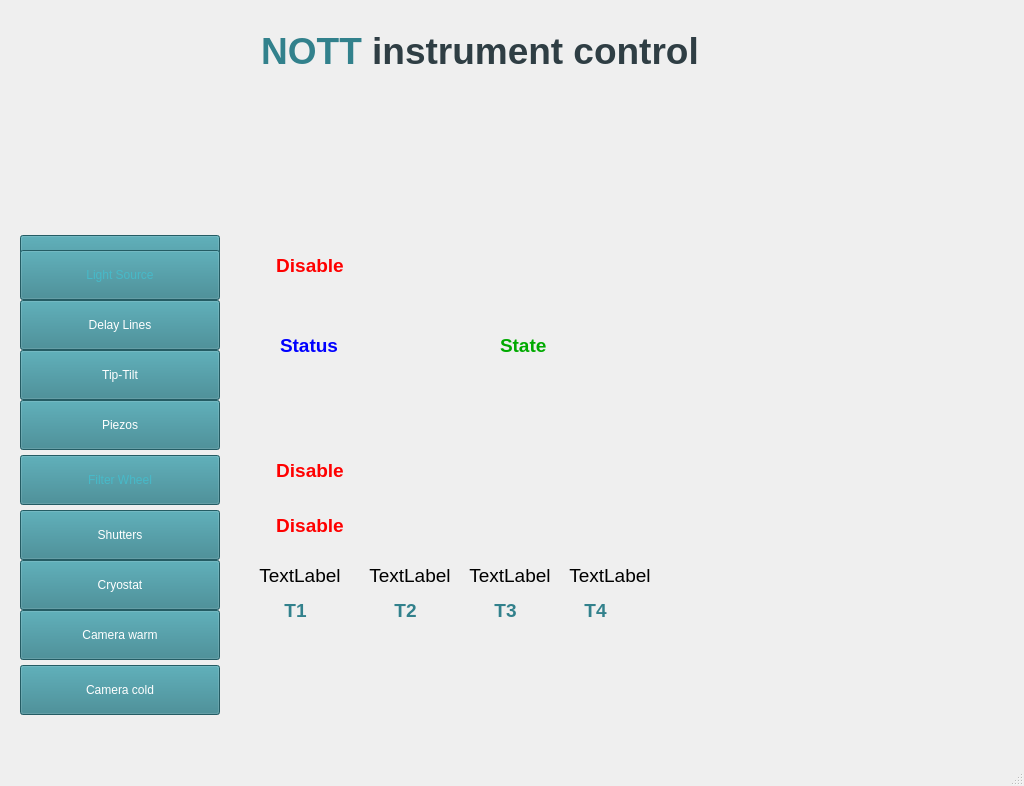
<?xml version="1.0" encoding="UTF-8"?>
<ui version="4.0">
 <class>MainWindow</class>
 <widget class="QMainWindow" name="MainWindow">
  <property name="geometry">
   <rect>
    <x>0</x>
    <y>0</y>
    <width>1024</width>
    <height>786</height>
   </rect>
  </property>
  <property name="windowTitle">
   <string>NOTT instrument control</string>
  </property>
  <widget class="QWidget" name="centralwidget">
   <widget class="QLabel" name="main_label_temp1">
    <property name="geometry">
     <rect>
      <x>250</x>
      <y>560</y>
      <width>100</width>
      <height>30</height>
     </rect>
    </property>
    <property name="font">
     <font>
      <family>Segoe UI</family>
      <pointsize>14</pointsize>
      <weight>50</weight>
      <italic>false</italic>
      <bold>false</bold>
     </font>
    </property>
    <property name="styleSheet">
     <string notr="true">font:  14pt &quot;Segoe UI&quot;;
color: rgb(0, 0, 0);
border-color: rgb(0, 0, 0);</string>
    </property>
    <property name="text">
     <string>TextLabel</string>
    </property>
    <property name="alignment">
     <set>Qt::AlignCenter</set>
    </property>
   </widget>
   <widget class="QPushButton" name="pushButton_piezos">
    <property name="geometry">
     <rect>
      <x>20</x>
      <y>400</y>
      <width>200</width>
      <height>50</height>
     </rect>
    </property>
    <property name="styleSheet">
     <string notr="true">background-color: rgb(50, 129, 140);
font: 700 14pt &quot;Segoe UI&quot;;
color: rgb(255, 255, 255);</string>
    </property>
    <property name="text">
     <string>Piezos</string>
    </property>
   </widget>
   <widget class="QPushButton" name="pushButton_filter_wheel">
    <property name="geometry">
     <rect>
      <x>20</x>
      <y>455</y>
      <width>200</width>
      <height>50</height>
     </rect>
    </property>
    <property name="styleSheet">
     <string notr="true">background-color: rgb(50, 129, 140);
font: 700 14pt &quot;Segoe UI&quot;;color: rgb(71, 185, 200);</string>
    </property>
    <property name="text">
     <string>Filter Wheel</string>
    </property>
   </widget>
   <widget class="QLabel" name="main_label_temp4">
    <property name="geometry">
     <rect>
      <x>560</x>
      <y>560</y>
      <width>100</width>
      <height>30</height>
     </rect>
    </property>
    <property name="font">
     <font>
      <family>Segoe UI</family>
      <pointsize>14</pointsize>
      <weight>50</weight>
      <italic>false</italic>
      <bold>false</bold>
     </font>
    </property>
    <property name="styleSheet">
     <string notr="true">font: 14pt &quot;Segoe UI&quot;;
color: rgb(0, 0, 0);
border-color: rgb(0, 0, 0);</string>
    </property>
    <property name="text">
     <string>TextLabel</string>
    </property>
    <property name="alignment">
     <set>Qt::AlignCenter</set>
    </property>
   </widget>
   <widget class="QLabel" name="label_dl_state">
    <property name="geometry">
     <rect>
      <x>500</x>
      <y>330</y>
      <width>191</width>
      <height>30</height>
     </rect>
    </property>
    <property name="font">
     <font>
      <family>Segoe UI</family>
      <pointsize>14</pointsize>
      <weight>87</weight>
      <italic>false</italic>
      <bold>true</bold>
     </font>
    </property>
    <property name="styleSheet">
     <string notr="true">font: 700 14pt &quot;Segoe UI&quot;;
color: rgb(0, 170, 0);</string>
    </property>
    <property name="text">
     <string>State</string>
    </property>
    <property name="alignment">
     <set>Qt::AlignLeading|Qt::AlignLeft|Qt::AlignVCenter</set>
    </property>
   </widget>
   <widget class="QLabel" name="label_10">
    <property name="geometry">
     <rect>
      <x>580</x>
      <y>600</y>
      <width>31</width>
      <height>20</height>
     </rect>
    </property>
    <property name="font">
     <font>
      <family>Segoe UI</family>
      <pointsize>14</pointsize>
      <weight>87</weight>
      <italic>false</italic>
      <bold>true</bold>
     </font>
    </property>
    <property name="styleSheet">
     <string notr="true">font: 700 14pt &quot;Segoe UI&quot;;
color: rgb(50, 129, 140);</string>
    </property>
    <property name="text">
     <string>T4</string>
    </property>
    <property name="alignment">
     <set>Qt::AlignCenter</set>
    </property>
   </widget>
   <widget class="QLabel" name="label">
    <property name="geometry">
     <rect>
      <x>10</x>
      <y>18</y>
      <width>240</width>
      <height>110</height>
     </rect>
    </property>
    <property name="text">
     <string/>
    </property>
    <property name="pixmap">
     <pixmap>NOTT.png</pixmap>
    </property>
    <property name="scaledContents">
     <bool>false</bool>
    </property>
   </widget>
   <widget class="QLabel" name="label_2">
    <property name="geometry">
     <rect>
      <x>220</x>
      <y>28</y>
      <width>520</width>
      <height>56</height>
     </rect>
    </property>
    <property name="styleSheet">
     <string notr="true">background: transparent;</string>
    </property>
    <property name="text">
     <string>&lt;html&gt;&lt;head/&gt;&lt;body style=&quot;margin:0; background:transparent;&quot;&gt;&lt;p align=&quot;center&quot; style=&quot;margin:0; line-height:120%;&quot;&gt;&lt;span style=&quot;font-family:'Segoe UI'; font-size:28pt; font-weight:700; color:#32818c;&quot;&gt;NOTT&lt;/span&gt;&lt;span style=&quot;font-family:'Segoe UI'; font-size:28pt; font-weight:700; color:#2f3e44;&quot;&gt; instrument control&lt;/span&gt;&lt;/p&gt;&lt;/body&gt;&lt;/html&gt;</string>
    </property>
    <property name="textFormat">
     <enum>Qt::RichText</enum>
    </property>
    <property name="alignment">
     <set>Qt::AlignCenter</set>
    </property>
   </widget>
   <widget class="QLabel" name="label_dl_status">
    <property name="geometry">
     <rect>
      <x>280</x>
      <y>330</y>
      <width>191</width>
      <height>30</height>
     </rect>
    </property>
    <property name="font">
     <font>
      <family>Segoe UI</family>
      <pointsize>14</pointsize>
      <weight>87</weight>
      <italic>false</italic>
      <bold>true</bold>
     </font>
    </property>
    <property name="styleSheet">
     <string notr="true">font: 700 14pt &quot;Segoe UI&quot;;
color: rgb(0, 0, 255);</string>
    </property>
    <property name="text">
     <string>Status</string>
    </property>
    <property name="alignment">
     <set>Qt::AlignLeading|Qt::AlignLeft|Qt::AlignVCenter</set>
    </property>
   </widget>
   <widget class="QPushButton" name="main_pb_delay_lines">
    <property name="geometry">
     <rect>
      <x>20</x>
      <y>300</y>
      <width>200</width>
      <height>50</height>
     </rect>
    </property>
    <property name="styleSheet">
     <string notr="true">background-color: rgb(50, 129, 140);
font: 700 14pt &quot;Segoe UI&quot;;
color: rgb(255, 255, 255);</string>
    </property>
    <property name="text">
     <string>Delay Lines</string>
    </property>
   </widget>
   <widget class="QLabel" name="label_13">
    <property name="geometry">
     <rect>
      <x>490</x>
      <y>600</y>
      <width>31</width>
      <height>20</height>
     </rect>
    </property>
    <property name="font">
     <font>
      <family>Segoe UI</family>
      <pointsize>14</pointsize>
      <weight>87</weight>
      <italic>false</italic>
      <bold>true</bold>
     </font>
    </property>
    <property name="styleSheet">
     <string notr="true">font: 700 14pt &quot;Segoe UI&quot;;
color: rgb(50, 129, 140);</string>
    </property>
    <property name="text">
     <string>T3</string>
    </property>
    <property name="alignment">
     <set>Qt::AlignCenter</set>
    </property>
   </widget>
   <widget class="QLabel" name="main_label_temp2">
    <property name="geometry">
     <rect>
      <x>360</x>
      <y>560</y>
      <width>100</width>
      <height>30</height>
     </rect>
    </property>
    <property name="font">
     <font>
      <family>Segoe UI</family>
      <pointsize>14</pointsize>
      <weight>50</weight>
      <italic>false</italic>
      <bold>false</bold>
     </font>
    </property>
    <property name="styleSheet">
     <string notr="true">font:  14pt &quot;Segoe UI&quot;;
color: rgb(0, 0, 0);
border-color: rgb(0, 0, 0);</string>
    </property>
    <property name="text">
     <string>TextLabel</string>
    </property>
    <property name="alignment">
     <set>Qt::AlignCenter</set>
    </property>
   </widget>
   <widget class="QLabel" name="main_label_temp3">
    <property name="geometry">
     <rect>
      <x>460</x>
      <y>560</y>
      <width>100</width>
      <height>30</height>
     </rect>
    </property>
    <property name="font">
     <font>
      <family>Segoe UI</family>
      <pointsize>14</pointsize>
      <weight>50</weight>
      <italic>false</italic>
      <bold>false</bold>
     </font>
    </property>
    <property name="styleSheet">
     <string notr="true">font: 14pt &quot;Segoe UI&quot;;
color: rgb(0, 0, 0);
border-color: rgb(0, 0, 0);</string>
    </property>
    <property name="text">
     <string>TextLabel</string>
    </property>
    <property name="alignment">
     <set>Qt::AlignCenter</set>
    </property>
   </widget>
   <widget class="QLabel" name="label_light_source">
    <property name="geometry">
     <rect>
      <x>260</x>
      <y>250</y>
      <width>100</width>
      <height>30</height>
     </rect>
    </property>
    <property name="font">
     <font>
      <family>Segoe UI</family>
      <pointsize>14</pointsize>
      <weight>87</weight>
      <italic>false</italic>
      <bold>true</bold>
     </font>
    </property>
    <property name="styleSheet">
     <string notr="true">font: 700 14pt &quot;Segoe UI&quot;;
color: rgb(255, 0, 0);</string>
    </property>
    <property name="text">
     <string>Disable</string>
    </property>
    <property name="alignment">
     <set>Qt::AlignCenter</set>
    </property>
   </widget>
   <widget class="QLabel" name="label_12">
    <property name="geometry">
     <rect>
      <x>280</x>
      <y>600</y>
      <width>31</width>
      <height>20</height>
     </rect>
    </property>
    <property name="font">
     <font>
      <family>Segoe UI</family>
      <pointsize>14</pointsize>
      <weight>87</weight>
      <italic>false</italic>
      <bold>true</bold>
     </font>
    </property>
    <property name="styleSheet">
     <string notr="true">font: 700 14pt &quot;Segoe UI&quot;;
color: rgb(50, 129, 140);</string>
    </property>
    <property name="text">
     <string>T1</string>
    </property>
    <property name="alignment">
     <set>Qt::AlignCenter</set>
    </property>
   </widget>
   <widget class="QLabel" name="label_11">
    <property name="geometry">
     <rect>
      <x>390</x>
      <y>600</y>
      <width>31</width>
      <height>20</height>
     </rect>
    </property>
    <property name="font">
     <font>
      <family>Segoe UI</family>
      <pointsize>14</pointsize>
      <weight>87</weight>
      <italic>false</italic>
      <bold>true</bold>
     </font>
    </property>
    <property name="styleSheet">
     <string notr="true">font: 700 14pt &quot;Segoe UI&quot;;
color: rgb(50, 129, 140);</string>
    </property>
    <property name="text">
     <string>T2</string>
    </property>
    <property name="alignment">
     <set>Qt::AlignCenter</set>
    </property>
   </widget>
   <widget class="QPushButton" name="pushButton_cryostat">
    <property name="geometry">
     <rect>
      <x>20</x>
      <y>560</y>
      <width>200</width>
      <height>50</height>
     </rect>
    </property>
    <property name="styleSheet">
     <string notr="true">background-color: rgb(50, 129, 140);
font: 700 14pt &quot;Segoe UI&quot;;
color: rgb(255, 255, 255);</string>
    </property>
    <property name="text">
     <string>Cryostat</string>
    </property>
   </widget>
   <widget class="QLabel" name="label_shutters_status">
    <property name="geometry">
     <rect>
      <x>260</x>
      <y>510</y>
      <width>100</width>
      <height>30</height>
     </rect>
    </property>
    <property name="font">
     <font>
      <family>Segoe UI</family>
      <pointsize>14</pointsize>
      <weight>87</weight>
      <italic>false</italic>
      <bold>true</bold>
     </font>
    </property>
    <property name="styleSheet">
     <string notr="true">font: 700 14pt &quot;Segoe UI&quot;;
color: rgb(255, 0, 0);</string>
    </property>
    <property name="text">
     <string>Disable</string>
    </property>
    <property name="alignment">
     <set>Qt::AlignCenter</set>
    </property>
   </widget>
   <widget class="QPushButton" name="pushButton_shutters">
    <property name="geometry">
     <rect>
      <x>20</x>
      <y>510</y>
      <width>200</width>
      <height>50</height>
     </rect>
    </property>
    <property name="styleSheet">
     <string notr="true">background-color: rgb(50, 129, 140);
font: 700 14pt &quot;Segoe UI&quot;;
color: rgb(255, 255, 255);</string>
    </property>
    <property name="text">
     <string>Shutters</string>
    </property>
   </widget>
   <widget class="QLabel" name="label_filter_wheel_status">
    <property name="geometry">
     <rect>
      <x>260</x>
      <y>455</y>
      <width>100</width>
      <height>30</height>
     </rect>
    </property>
    <property name="font">
     <font>
      <family>Segoe UI</family>
      <pointsize>14</pointsize>
      <weight>87</weight>
      <italic>false</italic>
      <bold>true</bold>
     </font>
    </property>
    <property name="styleSheet">
     <string notr="true">font: 700 14pt &quot;Segoe UI&quot;;
color: rgb(255, 0, 0);</string>
    </property>
    <property name="text">
     <string>Disable</string>
    </property>
    <property name="alignment">
     <set>Qt::AlignCenter</set>
    </property>
   </widget>
   <widget class="QPushButton" name="pushButton_ldc">
    <property name="geometry">
     <rect>
      <x>20</x>
      <y>235</y>
      <width>200</width>
      <height>50</height>
     </rect>
    </property>
    <property name="styleSheet">
     <string notr="true">background-color: rgb(50, 129, 140);
font: 700 14pt &quot;Segoe UI&quot;;
color: rgb(255, 255, 255);</string>
    </property>
    <property name="text">
     <string>LDC</string>
    </property>
   </widget>
   <widget class="QPushButton" name="pushButton_light_source">
    <property name="geometry">
     <rect>
      <x>20</x>
      <y>250</y>
      <width>200</width>
      <height>50</height>
     </rect>
    </property>
    <property name="toolTip">
     <string>&lt;html&gt;&lt;head/&gt;&lt;body&gt;&lt;p&gt;de&lt;/p&gt;&lt;/body&gt;&lt;/html&gt;</string>
    </property>
    <property name="styleSheet">
     <string notr="true">background-color: rgb(50, 129, 140);
font: 700 14pt &quot;Segoe UI&quot;;
color: rgb(71, 185, 200)</string>
    </property>
    <property name="text">
     <string>Light Source</string>
    </property>
   </widget>
   <widget class="QLabel" name="label_error">
    <property name="geometry">
     <rect>
      <x>270</x>
      <y>680</y>
      <width>361</width>
      <height>16</height>
     </rect>
    </property>
    <property name="styleSheet">
     <string notr="true">font:  14pt &quot;Segoe UI&quot;;
color: rgb(255, 38, 0);
border-color: rgb(0, 0, 0);</string>
    </property>
    <property name="text">
     <string/>
    </property>
   </widget>
   <widget class="QPushButton" name="pushButton_camera">
    <property name="geometry">
     <rect>
      <x>20</x>
      <y>610</y>
      <width>200</width>
      <height>50</height>
     </rect>
    </property>
    <property name="styleSheet">
     <string notr="true">background-color: rgb(50, 129, 140);
font: 700 14pt &quot;Segoe UI&quot;;
color: rgb(255, 255, 255);</string>
    </property>
    <property name="text">
     <string>Camera warm</string>
    </property>
   </widget>
   <widget class="QPushButton" name="pushButton_h2rg">
    <property name="geometry">
     <rect>
      <x>20</x>
      <y>665</y>
      <width>200</width>
      <height>50</height>
     </rect>
    </property>
    <property name="styleSheet">
     <string notr="true">background-color: rgb(50, 129, 140);
font: 700 14pt &quot;Segoe UI&quot;;
color: rgb(255, 255, 255);</string>
    </property>
    <property name="text">
     <string>Camera cold</string>
    </property>
   </widget>
   <widget class="QPushButton" name="pushButton_tiptilt">
    <property name="geometry">
     <rect>
      <x>20</x>
      <y>350</y>
      <width>200</width>
      <height>50</height>
     </rect>
    </property>
    <property name="styleSheet">
     <string notr="true">background-color: rgb(50, 129, 140);
font: 700 14pt &quot;Segoe UI&quot;;
color: rgb(255, 255, 255);</string>
    </property>
    <property name="text">
     <string>Tip-Tilt</string>
    </property>
   </widget>
  </widget>
  <widget class="QMenuBar" name="menubar">
   <property name="geometry">
    <rect>
     <x>0</x>
     <y>0</y>
     <width>1024</width>
     <height>24</height>
    </rect>
   </property>
  </widget>
  <widget class="QStatusBar" name="statusbar"/>
 </widget>
 <resources/>
 <connections/>
</ui>
